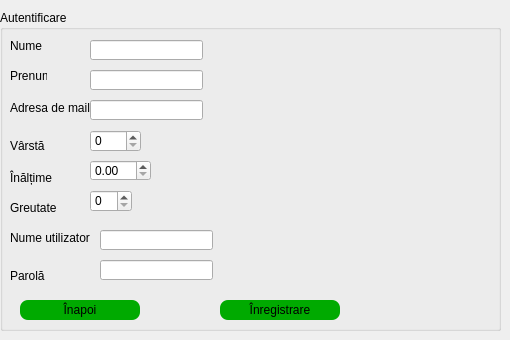
    <widget class="QWidget" name="page_3">
     <widget class="QGroupBox" name="groupBox_2">
      <property name="geometry">
       <rect>
        <x>0</x>
        <y>10</y>
        <width>501</width>
        <height>321</height>
       </rect>
      </property>
      <property name="styleSheet">
       <string notr="true">font: 12pt &quot;Times New Roman&quot;;</string>
      </property>
      <property name="title">
       <string>Autentificare</string>
      </property>
      <widget class="QLabel" name="label_nume">
       <property name="geometry">
        <rect>
         <x>10</x>
         <y>30</y>
         <width>37</width>
         <height>12</height>
        </rect>
       </property>
       <property name="text">
        <string>Nume</string>
       </property>
      </widget>
      <widget class="QLabel" name="label_prenume">
       <property name="geometry">
        <rect>
         <x>10</x>
         <y>60</y>
         <width>37</width>
         <height>12</height>
        </rect>
       </property>
       <property name="text">
        <string>Prenume</string>
       </property>
      </widget>
      <widget class="QLabel" name="label_adresa_de_mail">
       <property name="geometry">
        <rect>
         <x>10</x>
         <y>90</y>
         <width>81</width>
         <height>16</height>
        </rect>
       </property>
       <property name="text">
        <string>Adresa de mail</string>
       </property>
      </widget>
      <widget class="QLabel" name="label_varsta">
       <property name="geometry">
        <rect>
         <x>10</x>
         <y>130</y>
         <width>37</width>
         <height>12</height>
        </rect>
       </property>
       <property name="text">
        <string>Vârstă</string>
       </property>
      </widget>
      <widget class="QLabel" name="label_inaltime">
       <property name="geometry">
        <rect>
         <x>10</x>
         <y>160</y>
         <width>51</width>
         <height>16</height>
        </rect>
       </property>
       <property name="text">
        <string>Înălțime</string>
       </property>
      </widget>
      <widget class="QLabel" name="label_greutate">
       <property name="geometry">
        <rect>
         <x>10</x>
         <y>190</y>
         <width>71</width>
         <height>16</height>
        </rect>
       </property>
       <property name="text">
        <string>Greutate</string>
       </property>
      </widget>
      <widget class="QLineEdit" name="lineEdit_nume">
       <property name="geometry">
        <rect>
         <x>90</x>
         <y>30</y>
         <width>113</width>
         <height>20</height>
        </rect>
       </property>
      </widget>
      <widget class="QLineEdit" name="lineEdit_prenume">
       <property name="geometry">
        <rect>
         <x>90</x>
         <y>60</y>
         <width>113</width>
         <height>20</height>
        </rect>
       </property>
      </widget>
      <widget class="QLineEdit" name="lineEdit_adres_de_mail">
       <property name="geometry">
        <rect>
         <x>90</x>
         <y>90</y>
         <width>113</width>
         <height>20</height>
        </rect>
       </property>
      </widget>
      <widget class="QSpinBox" name="spinBox_varsta">
       <property name="geometry">
        <rect>
         <x>90</x>
         <y>120</y>
         <width>51</width>
         <height>22</height>
        </rect>
       </property>
      </widget>
      <widget class="QSpinBox" name="spinBox_greutate">
       <property name="geometry">
        <rect>
         <x>90</x>
         <y>180</y>
         <width>42</width>
         <height>22</height>
        </rect>
       </property>
      </widget>
      <widget class="QPushButton" name="pushButton_inregistrare_2">
       <property name="geometry">
        <rect>
         <x>220</x>
         <y>290</y>
         <width>120</width>
         <height>20</height>
        </rect>
       </property>
       <property name="styleSheet">
        <string notr="true">#pushButton_inregistrare_2{
	font: 12pt &quot;Times New Roman&quot;;
	background-color: rgb(0, 170, 0);
 border-radius:8px;
}
#pushButton_inregistrare_2:hover{
	font: 12pt &quot;Times New Roman&quot;;

	background-color: rgb(179, 255, 0);
border-radius:5px;

}</string>
       </property>
       <property name="text">
        <string>Înregistrare</string>
       </property>
      </widget>
      <widget class="QLabel" name="label_nume_utilizato">
       <property name="geometry">
        <rect>
         <x>10</x>
         <y>220</y>
         <width>91</width>
         <height>16</height>
        </rect>
       </property>
       <property name="text">
        <string>Nume utilizator</string>
       </property>
      </widget>
      <widget class="QLabel" name="label_parola">
       <property name="geometry">
        <rect>
         <x>10</x>
         <y>260</y>
         <width>37</width>
         <height>12</height>
        </rect>
       </property>
       <property name="text">
        <string>Parolă</string>
       </property>
      </widget>
      <widget class="QLineEdit" name="lineEdit_nume_utiliazator2">
       <property name="geometry">
        <rect>
         <x>100</x>
         <y>220</y>
         <width>113</width>
         <height>20</height>
        </rect>
       </property>
      </widget>
      <widget class="QLineEdit" name="lineEdit_parola_2">
       <property name="geometry">
        <rect>
         <x>100</x>
         <y>250</y>
         <width>113</width>
         <height>20</height>
        </rect>
       </property>
       <property name="echoMode">
        <enum>QLineEdit::Password</enum>
       </property>
      </widget>
      <widget class="QPushButton" name="pushButton_inapoi_2">
       <property name="geometry">
        <rect>
         <x>20</x>
         <y>290</y>
         <width>120</width>
         <height>20</height>
        </rect>
       </property>
       <property name="styleSheet">
        <string notr="true">#pushButton_inapoi_2{
	font: 12pt &quot;Times New Roman&quot;;
	background-color: rgb(0, 170, 0);
 border-radius:8px;
}
#pushButton_inapoi_2:hover{
	font: 12pt &quot;Times New Roman&quot;;
	background-color: rgb(179, 255, 0);
border-radius:5px;

}</string>
       </property>
       <property name="text">
        <string>Înapoi</string>
       </property>
      </widget>
      <widget class="QDoubleSpinBox" name="doubleSpinBox_inaltime">
       <property name="geometry">
        <rect>
         <x>90</x>
         <y>150</y>
         <width>61</width>
         <height>21</height>
        </rect>
       </property>
      </widget>
     </widget>
    </widget>
